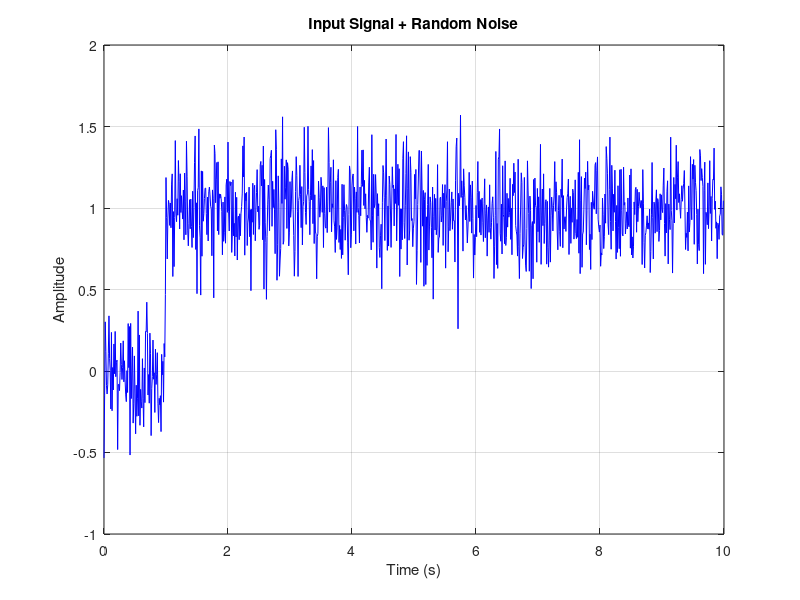

Reproduce this figure in MATLAB.
% Input Signal + Random Noise
clc;
clear;
close all;

% กำหนดตัวแปร
N = 1000;               % จำนวนจุดข้อมูล
fs = 100;               % ความถี่สุ่มตัวอย่าง 100 Hz
n = 0:N-1;              % ลำดับจุดข้อมูล
t = n/fs;               % เวลา

% สร้างสัญญาณขั้นบันได
s3 = zeros(1,N);
s3(n >= 100) = 1;

% เพิ่ม Random Noise ขนาด 0.2 เข้าไปในสัญญาณ
rng(1);                 % กำหนด Noise ให้เหมือนเดิมทุกครั้ง
x3 = s3 + 0.2*randn(1,N);

% แสดงกราฟสัญญาณที่มี Noise
figure;
plot(t,x3,'b');
xlabel('Time (s)');
ylabel('Amplitude');
title('Input Signal + Random Noise');
grid on;
